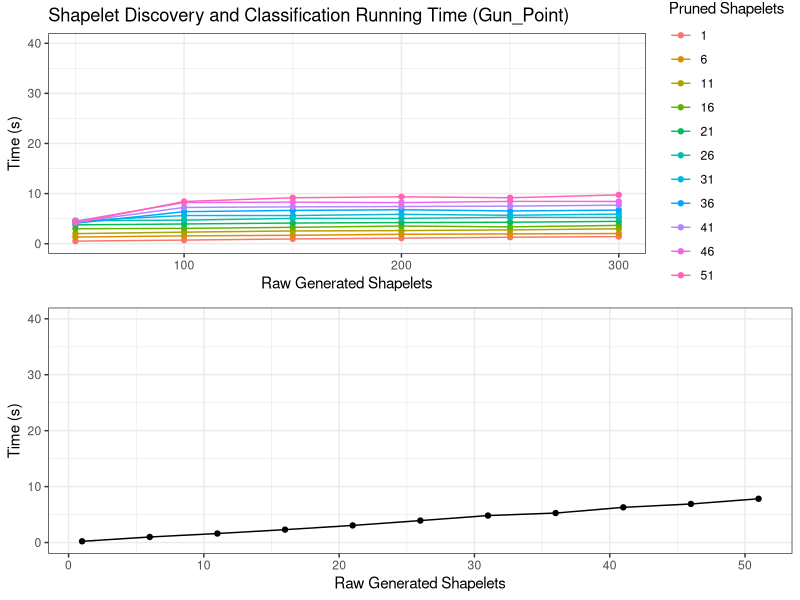
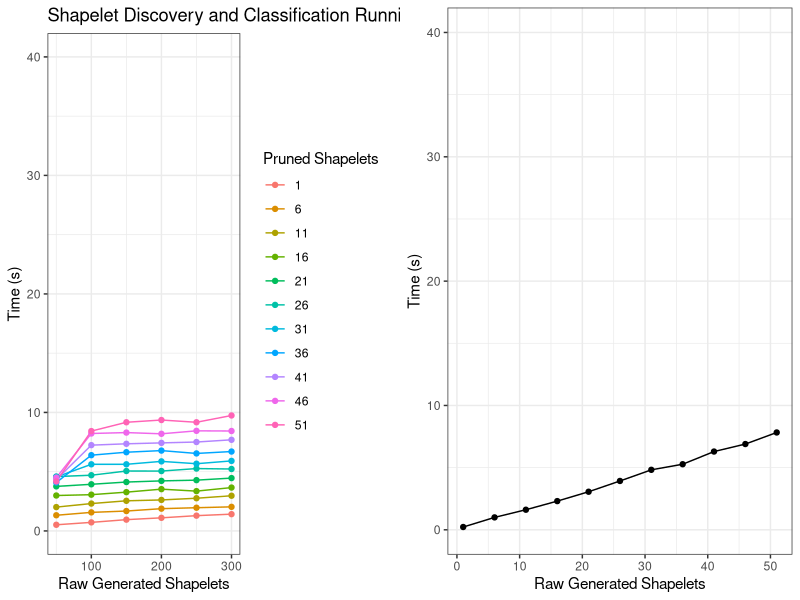
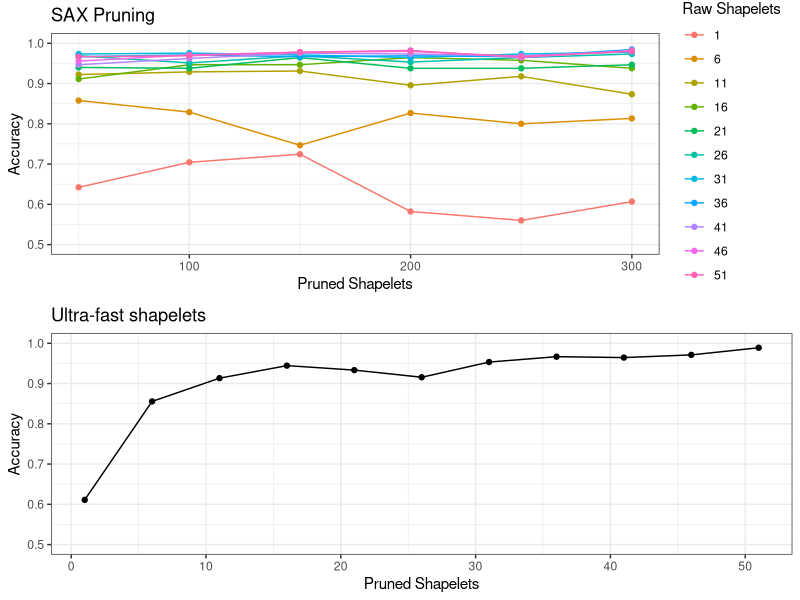

These charts were generated, in order, by the following R code:
library(ggplot2)
library(reshape2)
library(gridExtra)
library(ggpubr)

setwd("C:/Users/kocyb_000/Documents/Uni/TimeSeriesClassification/Python")
#setwd("E:/Documents/Uni/TimeSeriesClassification/Python")

df_euclid = read.csv("Gun_Point_results_euclidean.csv")
df_SAX = read.csv("Gun_Point_results_SAX.csv")
#df_SAX_large = read.csv("SAX_approx_large_raw_results.csv")
#head(df_SAX_large)
#df_SAX = rbind(df_SAX,df_SAX_large)
#remove(df_SAX_large)
SAX_time = df_SAX[,c(1,2,3)]
SAX_acc = df_SAX[,c(1,2,4)]
SAX_time$pruned_shapelet_num = factor(SAX_time$pruned_shapelet_num)
SAX_acc$pruned_shapelet_num = factor(SAX_acc$pruned_shapelet_num)

time_SAX = ggplot(SAX_time, aes(x=raw_shapelet_num, y=time, color=pruned_shapelet_num)) +
  geom_line() +
  geom_point() +
  scale_color_discrete(name="Pruned Shapelets") +
  scale_y_continuous(limits=c(0,40)) +
  theme_bw() +
  labs(title="Shapelet Discovery and Classification Running Time (Gun_Point)",x="Raw Generated Shapelets", y="Time (s)", legend.title="Pruned Shapelets")

time_e = ggplot(df_euclid[c(1,3)], aes(x=raw_shapelet_num, y=time)) +
  geom_line() +
  geom_point() +
  theme_bw() +
  scale_y_continuous(limits=c(0,40)) +
  labs(x="Raw Generated Shapelets", y="Time (s)", legend.title="Pruned Shapelets")
grid.arrange(time_SAX, time_e)
ggarrange(time_SAX, time_e)

acc_e = ggplot(df_euclid[c(1,4)], aes(x=raw_shapelet_num, y=accuracy)) +
  geom_line() +
  geom_point() +
  theme_bw() +
  scale_y_continuous(limits=c(0.5,1)) +
  labs(title="Ultra-fast shapelets",x="Pruned Shapelets", y="Accuracy", legend.title="Pruned Shapelets")

acc_SAX = ggplot(SAX_acc, aes(x=raw_shapelet_num, y=accuracy, color=pruned_shapelet_num)) +
  geom_line() +
  geom_point() +
  scale_color_discrete(name="Raw Shapelets") +
  theme_bw() + 
  scale_y_continuous(limits=c(0.5,1)) +
  labs(title="SAX Pruning" ,x="Pruned Shapelets", y="Accuracy", legend.title="Pruned Shapelets")

ggarrange(acc_SAX, acc_e, ncol = 1, nrow=2, align = "h")
